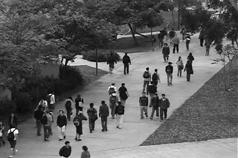
#> input picture frame 19 of Assignment4/Train002.avi, 238 x 158 px
$ python code.py   (older library calls are emulated)
#> lines starting #> are read from the running program, lines starting #| are printed output that depends on the picture
# -*- coding: utf-8 -*-
"""
Created on Wed Feb  5 22:37:17 2020

@author: SHOBHIT SAINI
"""

import cv2
import numpy as np
from sklearn import preprocessing
from skimage import feature, io
from scipy.spatial import distance
video1 = cv2.VideoCapture("D:\IIT_BBS_CLG_WORK\IITBBS_LAB_WORK\DF2_lab\Assignment_4\Train002.avi")
video2 = cv2.VideoCapture("D:\IIT_BBS_CLG_WORK\IITBBS_LAB_WORK\DF2_lab\Assignment_4\Train003\.avi")
#Driver function
def opticalflow(cap):
    #Reading first frame and applying laplacian filter
    ret, frame1 = cap.read()
#> frame1 is the input picture: shape (158, 238, 3); min 0, max 255, mean 95.4
    frame_arr = np.zeros_like(frame1)
    frame1=cv2.cvtColor(frame1,cv2.COLOR_BGR2GRAY)
#> frame1: shape (158, 238)
    pre=np.uint8(cv2.normalize(cv2.Laplacian(frame1,cv2.CV_64F),None,0,255,cv2.NORM_MINMAX))
    count = 0
    frame_arr[...,1] = 255
    fm=[]
    while(1):
        ret, frame2=cap.read()
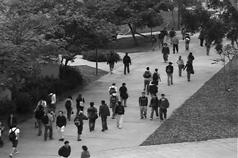
#> input picture frame 20 of Assignment4/Train002.avi, 238 x 158 px
#> frame2 is the input picture: shape (158, 238, 3); min 0, max 255, mean 95.6
        if ret == False:
                break
        frame2=cv2.cvtColor(frame2,cv2.COLOR_BGR2GRAY)
#> frame2: shape (158, 238)
        nxt=np.uint8(cv2.normalize(cv2.Laplacian(frame2,cv2.CV_64F),None,0,255,cv2.NORM_MINMAX))
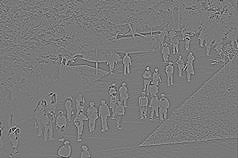
#> nxt: shape (158, 238); min 0, max 254, mean 121
        flow =cv2.calcOpticalFlowFarneback(pre,nxt, None, 0.5, 3, 15, 3, 5, 1.2, 0)
        #cartToPolar used to compute the magnitude and angle of 2D vectors
        mag, ang = cv2.cartToPolar(flow[...,0], flow[...,1])
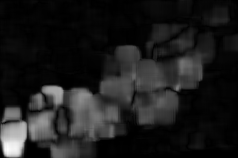
#> mag: shape (158, 238) float32; min 8.25e-06, max 1.92, mean 0.219; drawn with min black and max white
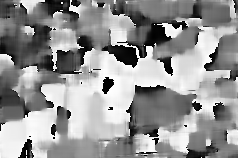
#> ang: shape (158, 238) float32; min 0.000303, max 6.28, mean 3.66; drawn with min black and max white
        ang=ang*180/np.pi/2
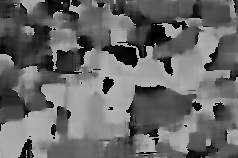
#> ang: shape (158, 238) float32; min 0.00867, max 180, mean 104.9
        mx=(np.floor(np.max(ang))/3)+1
#> mx = 60.67
        frame_arr[...,0] = ang
        #normalize the magnitute
        frame_arr[...,2] = cv2.normalize(mag,None,0,255,cv2.NORM_MINMAX)
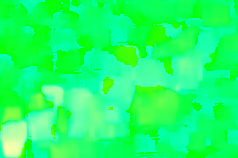
#> frame_arr: shape (158, 238, 3); mean of channels 0, 1, 2 104.4, 255, 28.6; drawn as B, G, R
        # 3*3 array initialize to zeros
        ar = np.zeros((3,3),dtype=int)
        for i in range(frame_arr.shape[0]):
            for j in range(frame_arr.shape[1]):
                frame_arr[i,j,0]=frame_arr[i,j,0]/mx
                frame_arr[i,j,2]=frame_arr[i,j,2]/86
                ar[frame_arr[i,j,0],frame_arr[i,j,2]] += 1
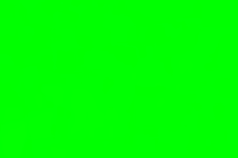
#> frame_arr: shape (158, 238, 3); mean of channels 0, 1, 2 1.2, 255, 0.1; drawn as B, G, R
#> after the loop, ar = [[7746, 36, 0], [13961, 431, 0], [12399, 2502, 529]]
        ar=ar.reshape([1,9])
        fm.append(ar)
        pre = nxt
        count+=1
        if count==20:
            break
    fm=np.asarray(fm)
    fm=fm.reshape([len(fm),9]).T
    return fm
def mahalanobisdistance(fm1,fm2):
    mean1=np.mean(fm1,axis=1)
    mean2=np.mean(fm2,axis=1)
    print(mean1,mean2)
    cov1= np.cov(fm1,y=None,rowvar=True,bias=False,ddof=None,fweights=None,aweights=None)
    covinv=np.linalg.inv(cov1)
    d=distance.mahalanobis(mean2,mean1,covinv)
    print("distance is:=",d)

fm1=opticalflow(video1)
fm2=opticalflow(video2)

mahalanobisdistance(fm1,fm2)
video1.release()
video2.release()
cv2.destroyAllWindows()

$ run again, starting later in the video
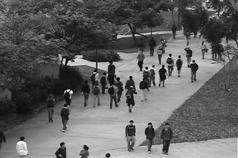
#> input picture frame 89 of Assignment4/Train002.avi, 238 x 158 px
#> in opticalflow, frame1 is the input picture: shape (158, 238, 3); min 0, max 255, mean 97.5
#> frame1: shape (158, 238)
#> frame2: shape (158, 238)
#> in opticalflow, `ang=ang*180/np.pi/2`:
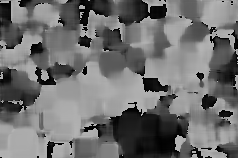
#> ang: shape (158, 238) float32; min 0.00541, max 180, mean 111.3
#> mx = 60.67
#> in opticalflow, `frame_arr[...,2] = cv2.normalize(mag,None,0,255,cv2.NORM_MINMAX)`:
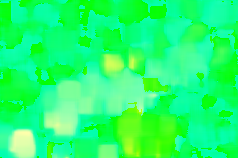
#> frame_arr: shape (158, 238, 3); mean of channels 0, 1, 2 110.8, 255, 34.3; drawn as B, G, R
#> after the loop in opticalflow, `for i in range(frame_arr.shape[0]):`: ar = [[7726, 808, 31], [9075, 333, 165], [15098, 3577, 791]]

$ run again, starting later in the video
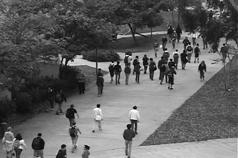
#> input picture frame 159 of Assignment4/Train002.avi, 238 x 158 px
#> in opticalflow, frame1 is the input picture: shape (158, 238, 3); min 0, max 255, mean 97.2
#> frame1: shape (158, 238)
#> frame2: shape (158, 238)
#> in opticalflow, `ang=ang*180/np.pi/2`:
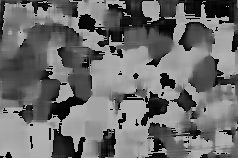
#> ang: shape (158, 238) float32; min 0.000585, max 180, mean 109.2
#> mx = 60.67
#> in opticalflow, `frame_arr[...,2] = cv2.normalize(mag,None,0,255,cv2.NORM_MINMAX)`:
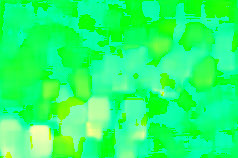
#> frame_arr: shape (158, 238, 3); mean of channels 0, 1, 2 108.7, 255, 36.5; drawn as B, G, R
#> after the loop in opticalflow, `for i in range(frame_arr.shape[0]):`: ar = [[8203, 676, 67], [9590, 383, 0], [14647, 2756, 1282]]
